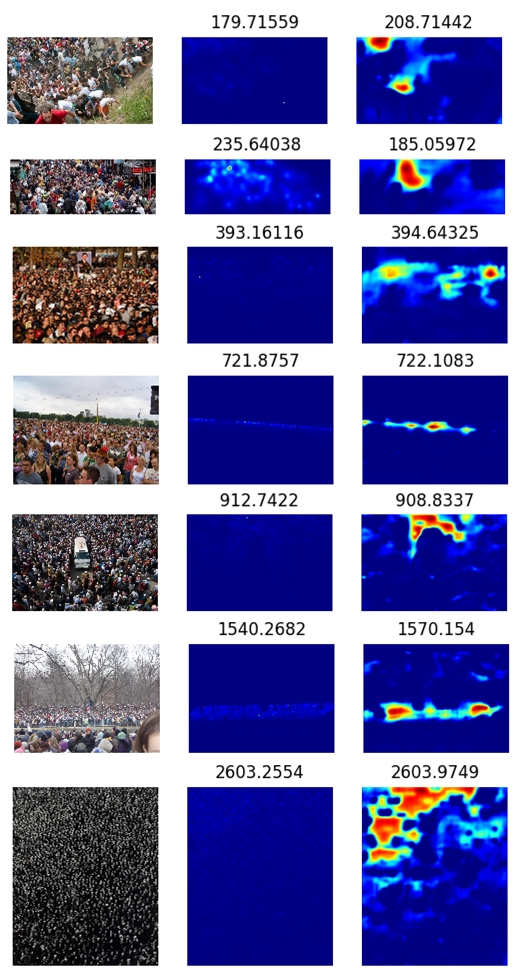
#> input picture present_img/all.jpg, 518 x 969 px, given in place of 1.png_1.jpg, which was not available
$ python for_image.py
#> lines starting #> are read from the running program, lines starting #| are printed output that depends on the picture; pictures that were not available may be replaced by others from this repository, and a replacement may not be noted
from PIL import Image


def cut_image(img_name, img):
    #分割顺序为从上到下，从左到右
    weight, hight = img.size
    #1
    w = weight/2.0
    h = hight/2.0
    x = 0
    y = 0
    reigon = img.crop((x, y, x+w, y+h))
    reigon.save(img_name + '_1.jpg')
    #2
    x = w
    y = 0
    reigon = img.crop((x, y, x + w, y + h))
    reigon.save(img_name + '_2.jpg')
    #3
    x = 0
    y = h
    reigon = img.crop((x, y, x + w, y + h))
    reigon.save(img_name + '_3.jpg')
    #4
    x = w
    y = h
    reigon = img.crop((x, y, x + w, y + h))
    reigon.save(img_name + '_4.jpg')


image_num = int(input("输入图片数量："))          #指定需要裁剪图片的数量
#> the answer given: 3
print("当前指定图片数量：" + str(image_num))
image_path = input("输入图片路径：")     #指定图片所在目录
#> the answer given: ../present_img/all.jpg
print("当前指定图片路径：" + image_path)
image_name = input("输入图片统一命名前缀：")
#> the answer given: ../present_img/1.png
print("图片命名前缀为：" + image_name)
for i in range(image_num):
    name = image_name + '_' + str(i+1)
    im = Image.open(image_path+name+'.jpg')
#> im is the input picture: PIL image 518x969 RGB; mean R, G, B 114, 114.2, 168.7
    cut_image(image_path+name, im)
#> in cut_image, `reigon = img.crop((x, y, x+w, y+h))`:
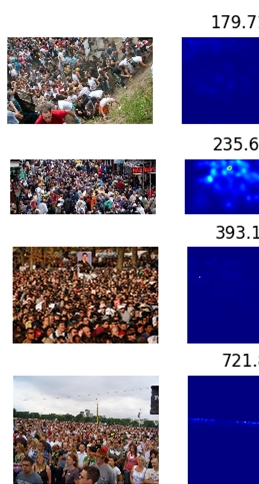
#> reigon: PIL image 259x484 RGB; mean R, G, B 145.6, 138.9, 164.2
#> in cut_image, `reigon = img.crop((x, y, x + w, y + h))`:
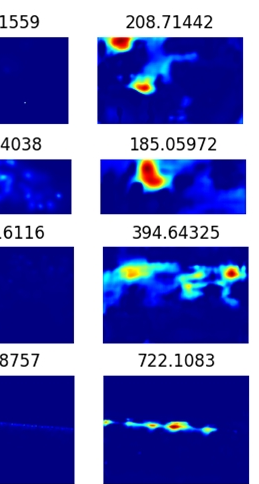
#> reigon: PIL image 259x484 RGB; mean R, G, B 101.2, 106.4, 185.2
#> in cut_image, `reigon = img.crop((x, y, x + w, y + h))`:
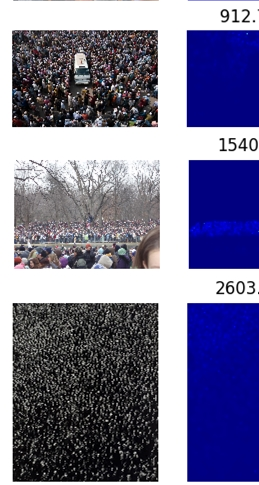
#> reigon: PIL image 259x485 RGB; mean R, G, B 119.9, 118.4, 148.9
#> in cut_image, `reigon = img.crop((x, y, x + w, y + h))`:
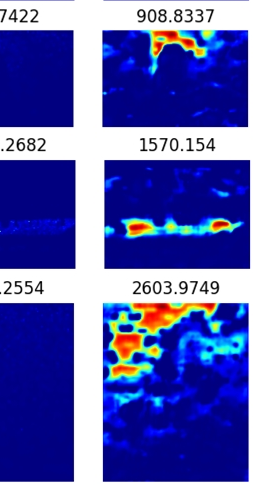
#> reigon: PIL image 259x485 RGB; mean R, G, B 89.2, 93.2, 176.6
#> pass 2 of the loop `for i in range(image_num):`:
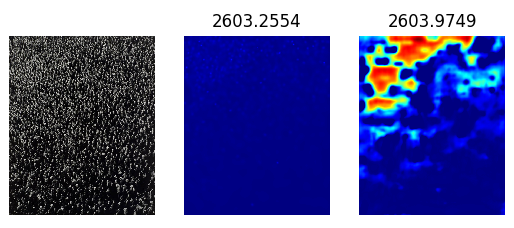
#> input picture present_img/1.png, 514 x 228 px, given in place of 1.png_2.jpg, which was not available
#> im is the input picture: PIL image 514x228 RGB; mean R, G, B 98.9, 101.7, 158.2
#> in cut_image (call 2), `reigon = img.crop((x, y, x + w, y + h))`:
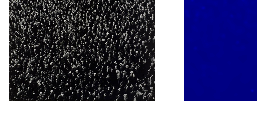
#> reigon: PIL image 257x114 RGB; mean R, G, B 80.1, 79.6, 113.7
#> in cut_image (call 2), `reigon = img.crop((x, y, x + w, y + h))`:
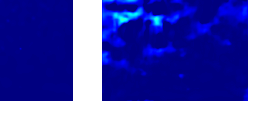
#> reigon: PIL image 257x114 RGB; mean R, G, B 62.5, 65.3, 173.1

print("all done!")
